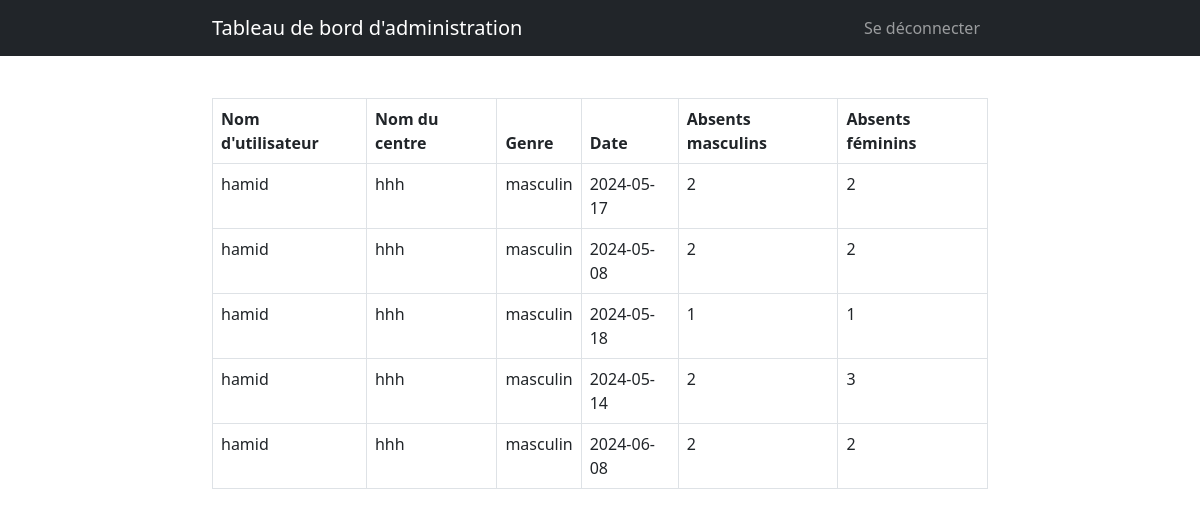
Screenshot of /admin_dashboard (signed in) with the database file from the repository.
### app.py (models this page shows, shortened)
class Absence(db.Model):
    id = db.Column(db.Integer, primary_key=True)
    user_id = db.Column(db.Integer, db.ForeignKey('user.id'), nullable=False)
    date = db.Column(db.Date, nullable=False)
    absents_masculin = db.Column(db.Integer, nullable=False)
    absents_feminin = db.Column(db.Integer, nullable=False)
    filiere = db.Column(db.String(50), nullable=False)
    periode = db.Column(db.String(50), nullable=False)
    user = db.relationship('User', backref=db.backref('absences', lazy=True))

class User(UserMixin):
    def __init__(self, id, username, password):
        self.id = id
        self.username = username
        self.password_hash = generate_password_hash(password)

### app.py (the view)
@app.route('/admin_dashboard')
@login_required
def admin_dashboard():
    if current_user.username != 'admin':  # Assurez-vous que seul l'administrateur peut accéder à cette page
        flash('Accès interdit')
        return redirect(url_for('index'))
    absences = Absence.query.join(User).all()
    return render_template('admin_dashboard.html', absences=absences)

### app.py (called while the page is built)
@login_manager.user_loader
def load_user(user_id):
    return User.query.get(int(user_id))

### templates/admin_dashboard.html (shortened to what this page needs)
<!DOCTYPE html>
<html>
<head>
    <link href="https://cdn.jsdelivr.net/npm/bootstrap@5.3.0-alpha1/dist/css/bootstrap.min.css" rel="stylesheet">
</head>
<body>
    <nav class="navbar navbar-expand-lg navbar-dark bg-dark fixed-top">
        <div class="container">
            <a class="navbar-brand" href="#">Tableau de bord d'administration</a>
            <div class="collapse navbar-collapse" id="navbarNav">
                <ul class="navbar-nav ms-auto">
                    <li class="nav-item">
                        <a class="nav-link" href="/logout">Se déconnecter</a>
                    </li>
                </ul>
            </div>
        </div>
    </nav>
    <div class="container mt-5">
        <table class="table table-bordered">
            <thead>
                <tr>
                    <th scope="col">Nom d'utilisateur</th>
                    <th scope="col">Nom du centre</th>
                    <th scope="col">Genre</th>
                    <th scope="col">Date</th>
                    <th scope="col">Absents masculins</th>
                    <th scope="col">Absents féminins</th>
                </tr>
            </thead>
            <tbody>
                {% for absence in absences %}
                <tr>
                    <td>{{ absence.user.username }}</td>
                    <td>{{ absence.user.nom_centre }}</td>
                    <td>{{ absence.user.genre }}</td>
                    <td>{{ absence.date.strftime('%Y-%m-%d') }}</td>
                    <td>{{ absence.absents_masculin }}</td>
                    <td>{{ absence.absents_feminin }}</td>
                </tr>
                {% endfor %}
            </tbody>
        </table>
    </div>
</body>
</html>

### templates/admin_dashboard.html (style rules this page uses)
body { padding-top: 50px; }
.container { max-width: 800px; margin: 0 auto; }
.table { margin-top: 20px; }

### rows the page displays
Absence: user.username "hamid", user.nom_centre "hhh", user.genre "masculin", date "2024-05-17", absents_masculin "2", absents_feminin "2"
Absence: user.username "hamid", user.nom_centre "hhh", user.genre "masculin", date "2024-05-08", absents_masculin "2", absents_feminin "2"
Absence: user.username "hamid", user.nom_centre "hhh", user.genre "masculin", date "2024-05-18", absents_masculin "1", absents_feminin "1"
Absence: user.username "hamid", user.nom_centre "hhh", user.genre "masculin", date "2024-05-14", absents_masculin "2", absents_feminin "3"
Absence: user.username "hamid", user.nom_centre "hhh", user.genre "masculin", date "2024-06-08", absents_masculin "2", absents_feminin "2"
